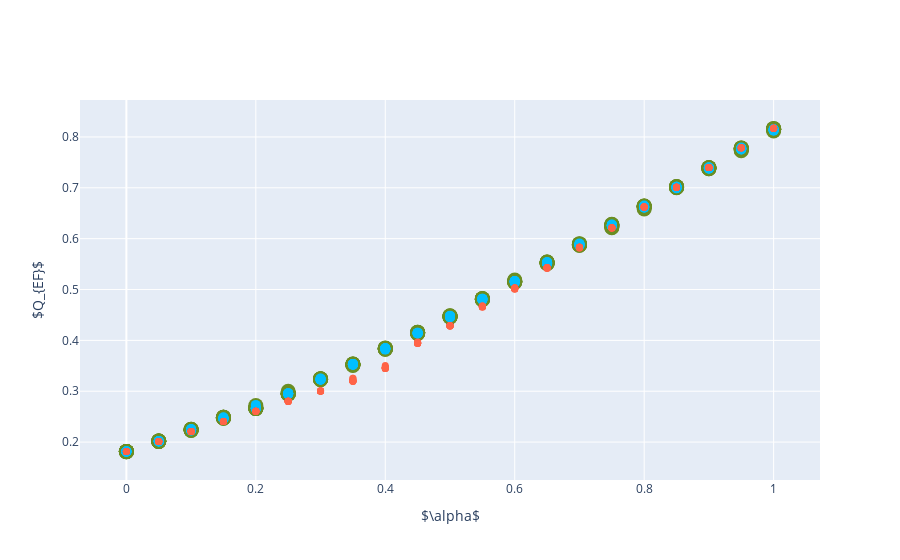

The cell this chart's notebook holds for it:
### Code cell
plot_dots_2d(Q_ef, '$Q_{EF}$', 'data/plots/cora/cora_ef.pdf')

### Figure 1 — Plotly figure (JSON) as saved in the notebook; plotly's stock layout.template omitted (floating-point values rounded to 4 significant figures; data arrays with more than 128 entries replaced by an {"elided": "..."} marker saying what was removed)
{"data": [{"line": {"color": "olivedrab", "dash": "dash", "width": 2}, "marker": {"size": 15}, "mode": "markers", "name": "Early Fusion", "type": "scatter", "x": {"elided": "210 float values"}, "y": {"elided": "210 float values"}}, {"line": {"color": "deepskyblue", "dash": "dash", "width": 2}, "marker": {"size": 10}, "mode": "markers", "name": "Simultaneous Fusion", "type": "scatter", "x": {"elided": "210 float values"}, "y": {"elided": "210 float values"}}, {"line": {"color": "tomato", "dash": "dash", "width": 2}, "marker": {"size": 7}, "mode": "markers", "name": "Late Fusion", "type": "scatter", "x": {"elided": "210 float values"}, "y": {"elided": "210 float values"}}], "layout": {"showlegend": false, "xaxis": {"title": {"text": "$\\alpha$"}}, "yaxis": {"title": {"text": "$Q_{EF}$"}}}}
